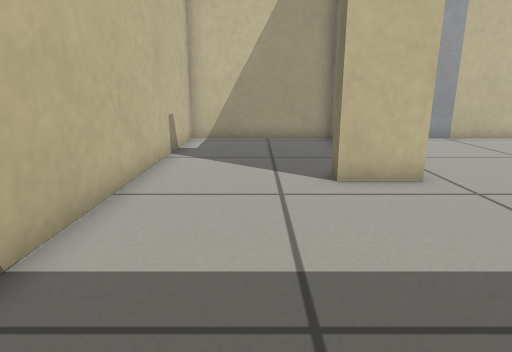
view 1 (above)

12 first-person views from a walk through a world built for the Gazebo simulator. The camera is 0.5 m above the floor, tilts 14° down and sees 75° across. The floor is counted in squares, 0.25 m on a side. Each view is taken from the middle of a square. On the plan, view 1 faces up. The plan holds only what a view shows up to about 18 squares ahead; the rest is blank.

view 2
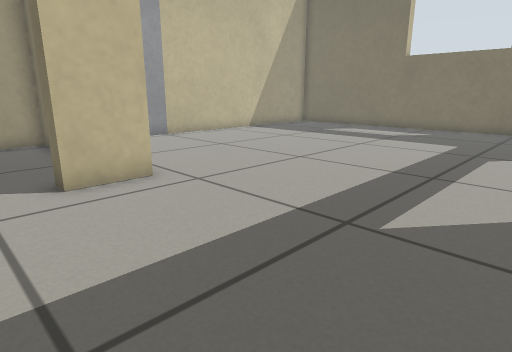

view 3
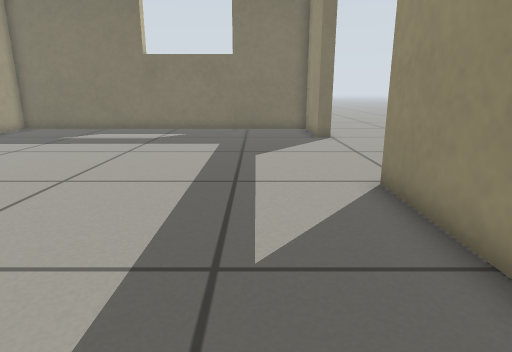

view 4
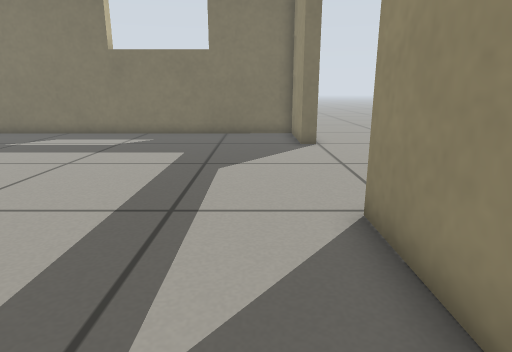

view 5
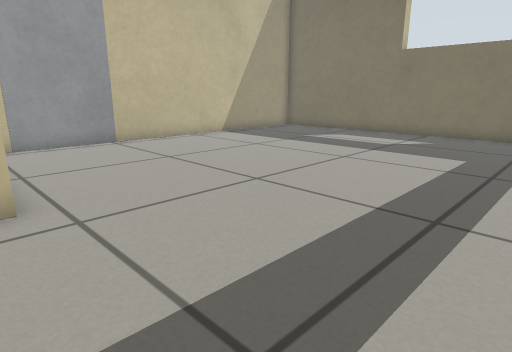

view 6
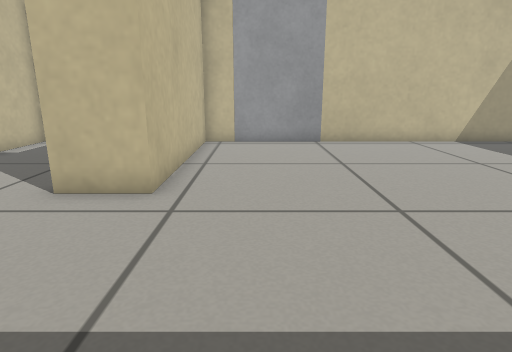

view 7
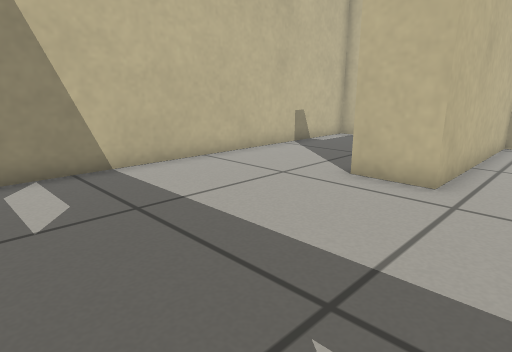

view 8
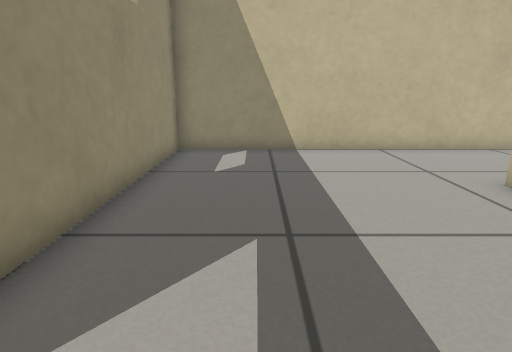

view 9
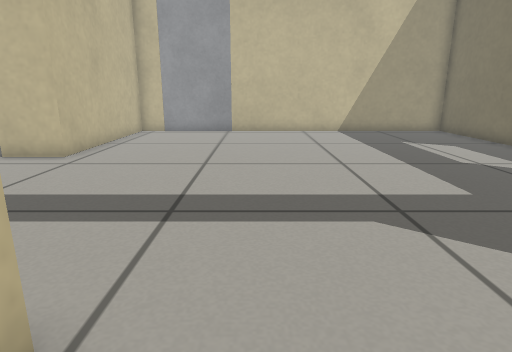

view 10
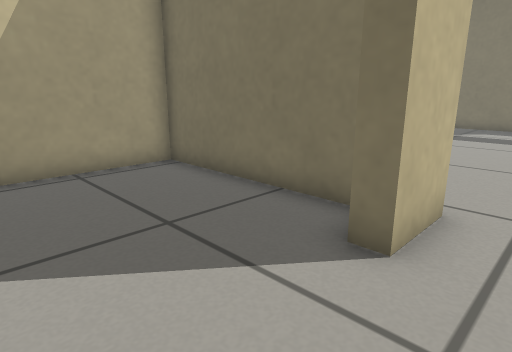

view 11
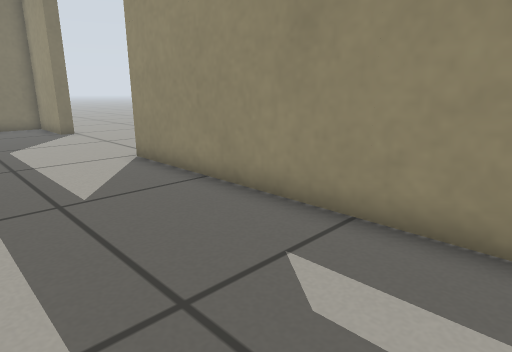

view 12
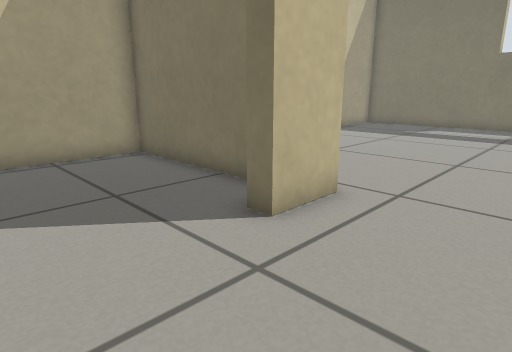

### Floor plan
Key: @ floor where view 1 was taken; # wall or solid block; . floor; D open door; L door leaf.
Columns run from 3 left of view 1 to 20 right of it. Each row starts with its distance up from view 1.
 15 #########LLL############
 14 #.....##...............#
 13 #.....##...............#
 12 #.....##...............#
 11 #.....##...............#
 10 #.....##...............#
  9 #.....##...............#
  8 #....###...............#
  7 #......................#
  6 #......................#
  5 #......................#
  4 #......................#
  3 #......................#
  2 #......................#
  1 #......................#
  0 #..@...................#
 -1 ############DDDDDDDD####
 -2              ...........
 -3              .  ........

Positions as (right, up) in squares from view 1, and headings:
1: (0, 0), facing up
2: (0, 0), facing up-right
3: (1, 2), facing right
4: (3, 1), facing right
5: (3, 1), facing up-right
6: (6, 1), facing up
7: (6, 0), facing up-left
8: (9, 2), facing left
9: (10, -3), facing up
10: (-2, 6), facing up-right
11: (-2, 4), facing down-right
12: (-2, 4), facing up-right
